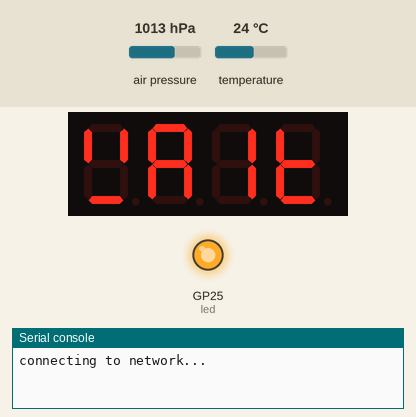
A program run on a simulated Raspberry Pi Pico running MicroPython. Shown: 4-digit seven-segment display, output pins drawn as LEDs (lit = HIGH), the last lines printed to the serial console. Inputs (shaded band) come from the test bench; at power-on: air pressure 1013 hPa, temperature 24 °C. WiFi joins after 1.5 s; requests to the public web service named in the program get a made-up reply in its usual format after 0.4 s (London, UTC, broken clouds, 64 % humidity, 1013 hPa unless stated); library files of the repository ran but are not shown: bmp280.py, tm1637.py; pins used as bus, display or sensor lines are not drawn.

Above: at 0.1 s.
At 1.6 s:
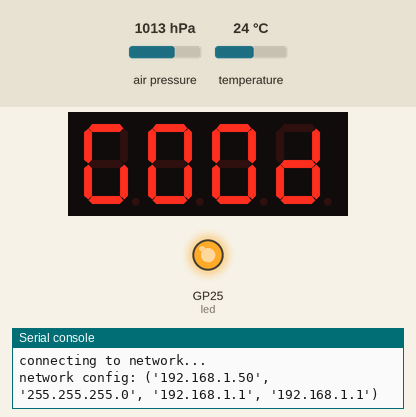
At 2.6 s:
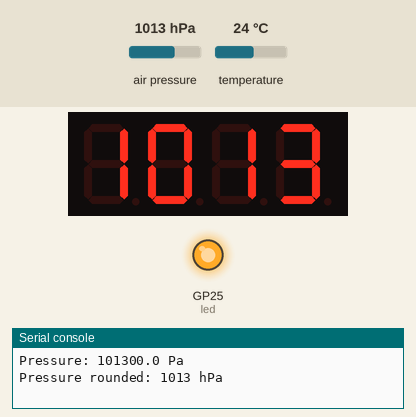

The program:

main.py
```python
from machine import Pin,I2C
from bmp280 import *
import tm1637
import urequests
import network, time

# Read credentials from iot_credentials.py
from iot_credentials import THINGSPEAK_WRITE_API_KEY, ssid, password

# Acender o LED do PICO:
led = machine.Pin("LED", machine.Pin.OUT)
led.on()


# Configure Display
tm = tm1637.TM1637(clk=Pin(5), dio=Pin(4))
tm.write([0, 0, 0, 0]) # all LEDS off

# Configure Pico W as Station
sta_if=network.WLAN(network.STA_IF)
sta_if.active(True)

if not sta_if.isconnected():
    print('connecting to network...')
    tm.show('wait')
    sta_if.connect(ssid, password)
    while not sta_if.isconnected():
     pass

print('network config:', sta_if.ifconfig())
tm.show('good')
time.sleep(0.3)

#Configre Sensor:
sdaPIN=machine.Pin(0)
sclPIN=machine.Pin(1)
bus = I2C(0,sda=sdaPIN, scl=sclPIN, freq=400000)
time.sleep(0.3)
bmp = BMP280(bus)
bmp.use_case(BMP280_CASE_INDOOR)

time.sleep(0.4)

while True:
    try:
        pressure=bmp.pressure # Tenta obter uma nova leitura do sensor.
    except Exception as e:
       print("Sensor reading error: ", e) # Se der erro mostra o erro.
       tm.show('Err0')
    else:
        #Se não há erros mostra a pressão:
        pDisplay = round(pressure / 100) #Arredonda e mostra a pressão no dispay.
        print("Pressure: {} Pa".format(pressure))
        print("Pressure rounded: {} hPa".format(pDisplay))
        tm.number(pDisplay)

        # Check if wifi connection is still on if not connect again:
        if not sta_if.isconnected():
            print('connecting to network...')
            tm.show('wait')
            sta_if.connect(ssid, password)
            while not sta_if.isconnected():
             pass
        #print('network config:', sta_if.ifconfig())
        #tm.show('good')
        #Send data to Thingspeak:
        if sta_if.isconnected():
            try:
                request = urequests.post( 'https://api.thingspeak.com/update?api_key=' + THINGSPEAK_WRITE_API_KEY + '&field1=' + str(pressure))
                request.close()
            except Exception as e:
               print("Network error: ", e) # Se der erro mostra o erro.
               tm.show('Err1')

            else:
                print("...")
                time.sleep(60)
    finally:
        tm.write([0, 0, 0, 0]) # all LEDS off
        time.sleep(0.8)
```

iot_credentials.py
```python
THINGSPEAK_WRITE_API_KEY = 'MYAPIKEY' #Change to your Thingspeak API KEY

ssid = 'MYSSID'     #Change to your Wifi SSID
password = 'MYWIFIPASSWORD' #Change to your Wifi password
```

Measured:
- what the display in image 1 shows lasts 1.0 s, from 1.5 s to 2.5 s
- what the display in image 2 shows lasts 60.5 s, from 2.5 s to 63.0 s
